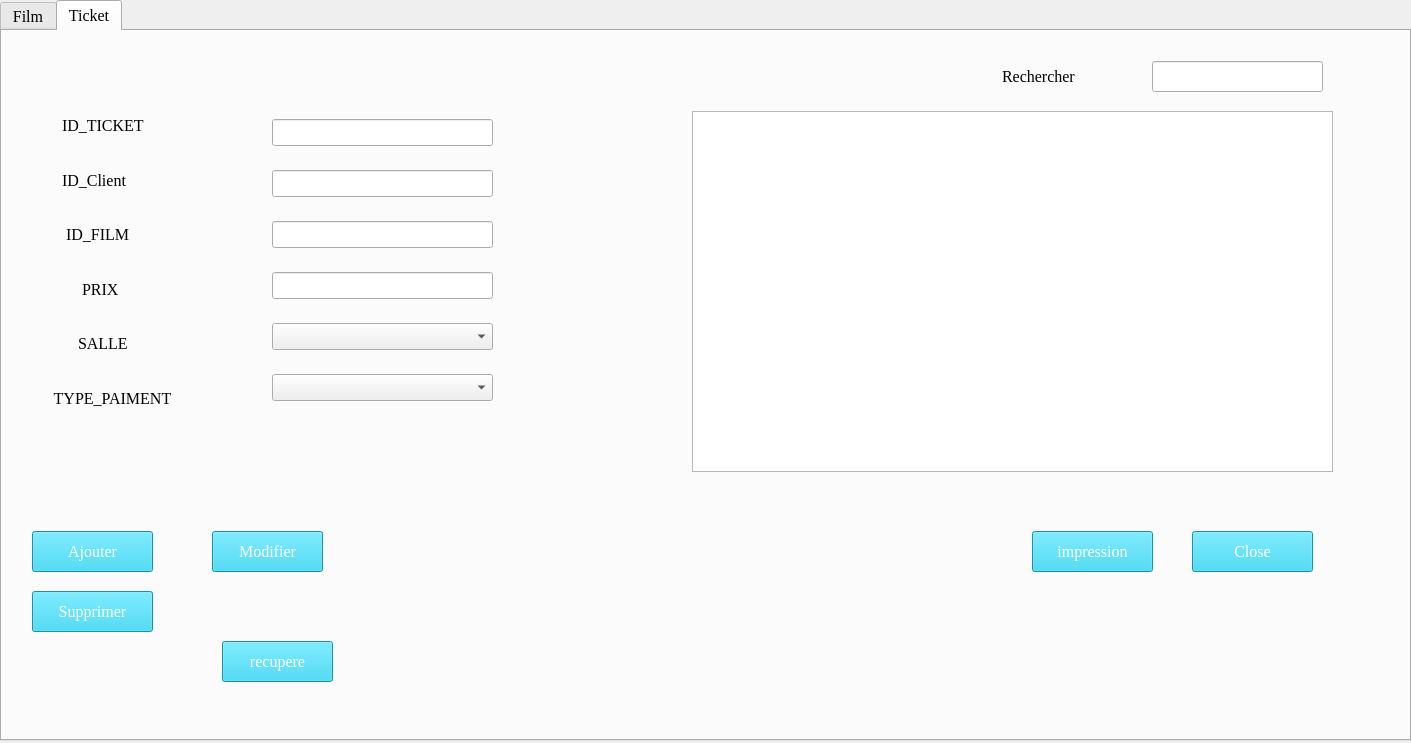
<?xml version="1.0" encoding="UTF-8"?>
<ui version="4.0">
 <class>gestion_film</class>
 <widget class="QDialog" name="gestion_film">
  <property name="geometry">
   <rect>
    <x>0</x>
    <y>0</y>
    <width>1411</width>
    <height>743</height>
   </rect>
  </property>
  <property name="windowTitle">
   <string>Dialog</string>
  </property>
  <widget class="QTabWidget" name="tabWidget">
   <property name="geometry">
    <rect>
     <x>0</x>
     <y>0</y>
     <width>1411</width>
     <height>741</height>
    </rect>
   </property>
   <property name="font">
    <font>
     <family>Times New Roman</family>
     <pointsize>12</pointsize>
     <weight>50</weight>
     <italic>false</italic>
     <bold>false</bold>
    </font>
   </property>
   <property name="styleSheet">
    <string notr="true">font: 12pt &quot;Times New Roman&quot;;</string>
   </property>
   <property name="currentIndex">
    <number>1</number>
   </property>
   <widget class="QWidget" name="widget">
    <attribute name="title">
     <string>Film</string>
    </attribute>
    <widget class="QTableView" name="AfficherFilmTable">
     <property name="geometry">
      <rect>
       <x>710</x>
       <y>70</y>
       <width>641</width>
       <height>361</height>
      </rect>
     </property>
    </widget>
    <widget class="QWidget" name="layoutWidget">
     <property name="geometry">
      <rect>
       <x>11</x>
       <y>61</y>
       <width>211</width>
       <height>441</height>
      </rect>
     </property>
     <layout class="QVBoxLayout" name="verticalLayout">
      <item>
       <widget class="QLabel" name="label_18">
        <property name="enabled">
         <bool>true</bool>
        </property>
        <property name="font">
         <font>
          <family>Times New Roman</family>
          <pointsize>12</pointsize>
          <weight>50</weight>
          <italic>false</italic>
          <bold>false</bold>
         </font>
        </property>
        <property name="text">
         <string>             ID_FILM</string>
        </property>
       </widget>
      </item>
      <item>
       <widget class="QLabel" name="label_6">
        <property name="enabled">
         <bool>true</bool>
        </property>
        <property name="font">
         <font>
          <family>Times New Roman</family>
          <pointsize>12</pointsize>
          <weight>50</weight>
          <italic>false</italic>
          <bold>false</bold>
         </font>
        </property>
        <property name="text">
         <string>           NOM_FILM</string>
        </property>
       </widget>
      </item>
      <item>
       <widget class="QLabel" name="label_22">
        <property name="text">
         <string>       REALISATEUR</string>
        </property>
       </widget>
      </item>
      <item>
       <widget class="QLabel" name="label_19">
        <property name="text">
         <string>       NATIONALITE</string>
        </property>
       </widget>
      </item>
      <item>
       <widget class="QLabel" name="label_3">
        <property name="font">
         <font>
          <family>Times New Roman</family>
          <pointsize>12</pointsize>
          <weight>50</weight>
          <italic>false</italic>
          <bold>false</bold>
         </font>
        </property>
        <property name="text">
         <string>      DATE DE SORTIE</string>
        </property>
       </widget>
      </item>
      <item>
       <widget class="QLabel" name="label_16">
        <property name="text">
         <string>       DISPONIBILITE</string>
        </property>
       </widget>
      </item>
      <item>
       <widget class="QLabel" name="label_2">
        <property name="text">
         <string>         CATEGORIES</string>
        </property>
       </widget>
      </item>
     </layout>
    </widget>
    <widget class="QWidget" name="layoutWidget_2">
     <property name="geometry">
      <rect>
       <x>290</x>
       <y>60</y>
       <width>221</width>
       <height>441</height>
      </rect>
     </property>
     <layout class="QVBoxLayout" name="verticalLayout_2">
      <item>
       <widget class="QLineEdit" name="id_film"/>
      </item>
      <item>
       <widget class="QLineEdit" name="nom_film"/>
      </item>
      <item>
       <widget class="QLineEdit" name="realisateur"/>
      </item>
      <item>
       <widget class="QComboBox" name="nationalite">
        <property name="enabled">
         <bool>true</bool>
        </property>
        <property name="font">
         <font>
          <family>Times New Roman</family>
          <pointsize>12</pointsize>
          <weight>50</weight>
          <italic>false</italic>
          <bold>false</bold>
         </font>
        </property>
        <item>
         <property name="text">
          <string/>
         </property>
        </item>
        <item>
         <property name="text">
          <string>TUNISIEN</string>
         </property>
        </item>
        <item>
         <property name="text">
          <string>AMERIQUAIN</string>
         </property>
        </item>
        <item>
         <property name="text">
          <string>EGYPTIEN</string>
         </property>
        </item>
        <item>
         <property name="text">
          <string>INDIEN</string>
         </property>
        </item>
        <item>
         <property name="text">
          <string>FRANCAIS</string>
         </property>
        </item>
       </widget>
      </item>
      <item>
       <widget class="QDateEdit" name="date_sortie">
        <property name="maximumDateTime">
         <datetime>
          <hour>23</hour>
          <minute>59</minute>
          <second>59</second>
          <year>2020</year>
          <month>11</month>
          <day>11</day>
         </datetime>
        </property>
        <property name="maximumDate">
         <date>
          <year>2020</year>
          <month>11</month>
          <day>11</day>
         </date>
        </property>
        <property name="minimumDate">
         <date>
          <year>1950</year>
          <month>1</month>
          <day>1</day>
         </date>
        </property>
        <property name="displayFormat">
         <string>dd-MM-yyyy</string>
        </property>
        <property name="calendarPopup">
         <bool>true</bool>
        </property>
       </widget>
      </item>
      <item>
       <widget class="QDateEdit" name="disponibilite"/>
      </item>
      <item>
       <widget class="QComboBox" name="categorie">
        <item>
         <property name="text">
          <string/>
         </property>
        </item>
        <item>
         <property name="text">
          <string>ACTION</string>
         </property>
        </item>
        <item>
         <property name="text">
          <string>AVENTURE</string>
         </property>
        </item>
        <item>
         <property name="text">
          <string>ROMANTIQUE</string>
         </property>
        </item>
        <item>
         <property name="text">
          <string>FICTION</string>
         </property>
        </item>
        <item>
         <property name="text">
          <string>ANIMATION</string>
         </property>
        </item>
        <item>
         <property name="text">
          <string>COMEDIE</string>
         </property>
        </item>
        <item>
         <property name="text">
          <string>ANCIEN</string>
         </property>
        </item>
        <item>
         <property name="text">
          <string>CULTURE</string>
         </property>
        </item>
        <item>
         <property name="text">
          <string>HORREUR</string>
         </property>
        </item>
       </widget>
      </item>
     </layout>
    </widget>
    <widget class="QPushButton" name="Close_2">
     <property name="geometry">
      <rect>
       <x>1200</x>
       <y>530</y>
       <width>121</width>
       <height>41</height>
      </rect>
     </property>
     <property name="font">
      <font>
       <family>Times New Roman</family>
       <pointsize>12</pointsize>
       <weight>50</weight>
       <italic>false</italic>
       <bold>false</bold>
      </font>
     </property>
     <property name="styleSheet">
      <string notr="true">background-color:#1FCBEB;
color:white;
</string>
     </property>
     <property name="text">
      <string>Close</string>
     </property>
    </widget>
    <widget class="QLineEdit" name="recherche">
     <property name="geometry">
      <rect>
       <x>1140</x>
       <y>20</y>
       <width>171</width>
       <height>31</height>
      </rect>
     </property>
    </widget>
    <widget class="QLabel" name="label_20">
     <property name="geometry">
      <rect>
       <x>1010</x>
       <y>20</y>
       <width>111</width>
       <height>31</height>
      </rect>
     </property>
     <property name="text">
      <string>Rechercher</string>
     </property>
    </widget>
    <widget class="QPushButton" name="AjouterFilm">
     <property name="geometry">
      <rect>
       <x>20</x>
       <y>550</y>
       <width>111</width>
       <height>41</height>
      </rect>
     </property>
     <property name="font">
      <font>
       <family>Times New Roman</family>
       <pointsize>12</pointsize>
       <weight>50</weight>
       <italic>false</italic>
       <bold>false</bold>
      </font>
     </property>
     <property name="styleSheet">
      <string notr="true">background-color:#1FCBEB;
color:white;</string>
     </property>
     <property name="text">
      <string> Ajouter</string>
     </property>
    </widget>
    <widget class="QLabel" name="label">
     <property name="geometry">
      <rect>
       <x>30</x>
       <y>410</y>
       <width>31</width>
       <height>21</height>
      </rect>
     </property>
     <property name="text">
      <string/>
     </property>
    </widget>
    <widget class="QPushButton" name="ModifierFilm">
     <property name="geometry">
      <rect>
       <x>160</x>
       <y>550</y>
       <width>111</width>
       <height>41</height>
      </rect>
     </property>
     <property name="font">
      <font>
       <family>Times New Roman</family>
       <pointsize>12</pointsize>
       <weight>50</weight>
       <italic>false</italic>
       <bold>false</bold>
      </font>
     </property>
     <property name="styleSheet">
      <string notr="true">background-color:#1FCBEB;
color:white;</string>
     </property>
     <property name="text">
      <string> Modifier</string>
     </property>
    </widget>
    <widget class="QLabel" name="label_10">
     <property name="geometry">
      <rect>
       <x>150</x>
       <y>410</y>
       <width>31</width>
       <height>21</height>
      </rect>
     </property>
     <property name="text">
      <string/>
     </property>
    </widget>
    <widget class="QPushButton" name="SupprimerFilm">
     <property name="geometry">
      <rect>
       <x>20</x>
       <y>610</y>
       <width>111</width>
       <height>41</height>
      </rect>
     </property>
     <property name="font">
      <font>
       <family>Times New Roman</family>
       <pointsize>12</pointsize>
       <weight>50</weight>
       <italic>false</italic>
       <bold>false</bold>
      </font>
     </property>
     <property name="styleSheet">
      <string notr="true">background-color:#1FCBEB;
color:white;
</string>
     </property>
     <property name="text">
      <string> Supprimer</string>
     </property>
    </widget>
    <widget class="QLabel" name="label_21">
     <property name="geometry">
      <rect>
       <x>30</x>
       <y>380</y>
       <width>31</width>
       <height>21</height>
      </rect>
     </property>
     <property name="text">
      <string/>
     </property>
    </widget>
    <widget class="QLabel" name="label_23">
     <property name="geometry">
      <rect>
       <x>150</x>
       <y>380</y>
       <width>31</width>
       <height>21</height>
      </rect>
     </property>
     <property name="text">
      <string/>
     </property>
    </widget>
    <widget class="QPushButton" name="pushButton_4">
     <property name="geometry">
      <rect>
       <x>1050</x>
       <y>530</y>
       <width>121</width>
       <height>41</height>
      </rect>
     </property>
     <property name="font">
      <font>
       <family>Times New Roman</family>
       <pointsize>12</pointsize>
       <weight>50</weight>
       <italic>false</italic>
       <bold>false</bold>
      </font>
     </property>
     <property name="styleSheet">
      <string notr="true">background-color:#1FCBEB;
color:white;</string>
     </property>
     <property name="text">
      <string>Statistique</string>
     </property>
    </widget>
    <zorder>layoutWidget_2</zorder>
    <zorder>layoutWidget</zorder>
    <zorder>AfficherFilmTable</zorder>
    <zorder>recherche</zorder>
    <zorder>Close_2</zorder>
    <zorder>label_20</zorder>
    <zorder>AjouterFilm</zorder>
    <zorder>label</zorder>
    <zorder>ModifierFilm</zorder>
    <zorder>label_10</zorder>
    <zorder>SupprimerFilm</zorder>
    <zorder>label_21</zorder>
    <zorder>label_23</zorder>
    <zorder>pushButton_4</zorder>
   </widget>
   <widget class="QWidget" name="tab">
    <attribute name="title">
     <string>Ticket</string>
    </attribute>
    <widget class="QWidget" name="layoutWidget_5">
     <property name="geometry">
      <rect>
       <x>40</x>
       <y>70</y>
       <width>181</width>
       <height>321</height>
      </rect>
     </property>
     <layout class="QVBoxLayout" name="verticalLayout_3">
      <item>
       <widget class="QLabel" name="label_4">
        <property name="text">
         <string>     ID_TICKET</string>
        </property>
       </widget>
      </item>
      <item>
       <widget class="QLabel" name="label_11">
        <property name="text">
         <string>     ID_Client</string>
        </property>
       </widget>
      </item>
      <item>
       <widget class="QLabel" name="label_5">
        <property name="text">
         <string>      ID_FILM</string>
        </property>
       </widget>
      </item>
      <item>
       <widget class="QLabel" name="label_7">
        <property name="text">
         <string>          PRIX</string>
        </property>
       </widget>
      </item>
      <item>
       <widget class="QLabel" name="label_8">
        <property name="font">
         <font>
          <family>Times New Roman</family>
          <pointsize>12</pointsize>
          <weight>50</weight>
          <italic>false</italic>
          <bold>false</bold>
         </font>
        </property>
        <property name="text">
         <string>         SALLE</string>
        </property>
       </widget>
      </item>
      <item>
       <widget class="QLabel" name="label_9">
        <property name="text">
         <string>   TYPE_PAIMENT</string>
        </property>
       </widget>
      </item>
     </layout>
    </widget>
    <widget class="QWidget" name="layoutWidget_6">
     <property name="geometry">
      <rect>
       <x>270</x>
       <y>70</y>
       <width>221</width>
       <height>321</height>
      </rect>
     </property>
     <layout class="QVBoxLayout" name="verticalLayout_4">
      <item>
       <widget class="QLineEdit" name="id_ticket"/>
      </item>
      <item>
       <widget class="QLineEdit" name="id_cleint"/>
      </item>
      <item>
       <widget class="QLineEdit" name="Id_film_ticket"/>
      </item>
      <item>
       <widget class="QLineEdit" name="prix_ticket"/>
      </item>
      <item>
       <widget class="QComboBox" name="salles">
        <item>
         <property name="text">
          <string/>
         </property>
        </item>
        <item>
         <property name="text">
          <string>1</string>
         </property>
        </item>
        <item>
         <property name="text">
          <string>2</string>
         </property>
        </item>
        <item>
         <property name="text">
          <string>3</string>
         </property>
        </item>
        <item>
         <property name="text">
          <string>4</string>
         </property>
        </item>
        <item>
         <property name="text">
          <string>5</string>
         </property>
        </item>
        <item>
         <property name="text">
          <string>6</string>
         </property>
        </item>
        <item>
         <property name="text">
          <string>7</string>
         </property>
        </item>
        <item>
         <property name="text">
          <string>8</string>
         </property>
        </item>
        <item>
         <property name="text">
          <string>9</string>
         </property>
        </item>
       </widget>
      </item>
      <item>
       <widget class="QComboBox" name="paiment">
        <item>
         <property name="text">
          <string/>
         </property>
        </item>
        <item>
         <property name="text">
          <string>Carte Fidelité</string>
         </property>
        </item>
        <item>
         <property name="text">
          <string>Paiment Espece</string>
         </property>
        </item>
       </widget>
      </item>
     </layout>
    </widget>
    <widget class="QPushButton" name="pushButton_5">
     <property name="geometry">
      <rect>
       <x>1030</x>
       <y>500</y>
       <width>121</width>
       <height>41</height>
      </rect>
     </property>
     <property name="font">
      <font>
       <family>Times New Roman</family>
       <pointsize>12</pointsize>
       <weight>50</weight>
       <italic>false</italic>
       <bold>false</bold>
      </font>
     </property>
     <property name="styleSheet">
      <string notr="true">background-color:#1FCBEB;
color:white;</string>
     </property>
     <property name="text">
      <string>impression</string>
     </property>
    </widget>
    <widget class="QLabel" name="label_27">
     <property name="geometry">
      <rect>
       <x>510</x>
       <y>490</y>
       <width>31</width>
       <height>21</height>
      </rect>
     </property>
     <property name="text">
      <string/>
     </property>
    </widget>
    <widget class="QLabel" name="label_51">
     <property name="geometry">
      <rect>
       <x>220</x>
       <y>196</y>
       <width>31</width>
       <height>31</height>
      </rect>
     </property>
     <property name="text">
      <string/>
     </property>
    </widget>
    <widget class="QPushButton" name="ajouterTicket">
     <property name="geometry">
      <rect>
       <x>30</x>
       <y>500</y>
       <width>121</width>
       <height>41</height>
      </rect>
     </property>
     <property name="font">
      <font>
       <family>Times New Roman</family>
       <pointsize>12</pointsize>
       <weight>50</weight>
       <italic>false</italic>
       <bold>false</bold>
      </font>
     </property>
     <property name="styleSheet">
      <string notr="true">background-color:#1FCBEB;
color:white;</string>
     </property>
     <property name="text">
      <string>Ajouter</string>
     </property>
    </widget>
    <widget class="QPushButton" name="Close_ticket">
     <property name="geometry">
      <rect>
       <x>1190</x>
       <y>500</y>
       <width>121</width>
       <height>41</height>
      </rect>
     </property>
     <property name="font">
      <font>
       <family>Times New Roman</family>
       <pointsize>12</pointsize>
       <weight>50</weight>
       <italic>false</italic>
       <bold>false</bold>
      </font>
     </property>
     <property name="styleSheet">
      <string notr="true">background-color:#1FCBEB;
color:white;
</string>
     </property>
     <property name="text">
      <string>Close</string>
     </property>
    </widget>
    <widget class="QLabel" name="label_53">
     <property name="geometry">
      <rect>
       <x>620</x>
       <y>-70</y>
       <width>31</width>
       <height>21</height>
      </rect>
     </property>
     <property name="text">
      <string/>
     </property>
    </widget>
    <widget class="QPushButton" name="pushButton_11">
     <property name="geometry">
      <rect>
       <x>610</x>
       <y>-80</y>
       <width>121</width>
       <height>41</height>
      </rect>
     </property>
     <property name="font">
      <font>
       <family>Times New Roman</family>
       <pointsize>12</pointsize>
       <weight>50</weight>
       <italic>false</italic>
       <bold>false</bold>
      </font>
     </property>
     <property name="styleSheet">
      <string notr="true">background-color:#333399;
color:white;
</string>
     </property>
     <property name="text">
      <string>          Annuler</string>
     </property>
    </widget>
    <widget class="QPushButton" name="SupprimerTicket">
     <property name="geometry">
      <rect>
       <x>30</x>
       <y>560</y>
       <width>121</width>
       <height>41</height>
      </rect>
     </property>
     <property name="font">
      <font>
       <family>Times New Roman</family>
       <pointsize>12</pointsize>
       <weight>50</weight>
       <italic>false</italic>
       <bold>false</bold>
      </font>
     </property>
     <property name="styleSheet">
      <string notr="true">background-color:#1FCBEB;
color:white;
</string>
     </property>
     <property name="text">
      <string>Supprimer</string>
     </property>
    </widget>
    <widget class="QPushButton" name="ModifierTicket">
     <property name="geometry">
      <rect>
       <x>210</x>
       <y>500</y>
       <width>111</width>
       <height>41</height>
      </rect>
     </property>
     <property name="font">
      <font>
       <family>Times New Roman</family>
       <pointsize>12</pointsize>
       <weight>50</weight>
       <italic>false</italic>
       <bold>false</bold>
      </font>
     </property>
     <property name="styleSheet">
      <string notr="true">background-color:#1FCBEB;
color:white;</string>
     </property>
     <property name="text">
      <string>Modifier</string>
     </property>
    </widget>
    <widget class="QTableView" name="AfficherTicketTable">
     <property name="geometry">
      <rect>
       <x>690</x>
       <y>80</y>
       <width>641</width>
       <height>361</height>
      </rect>
     </property>
    </widget>
    <widget class="QLabel" name="label_24">
     <property name="geometry">
      <rect>
       <x>1000</x>
       <y>30</y>
       <width>111</width>
       <height>31</height>
      </rect>
     </property>
     <property name="text">
      <string>Rechercher</string>
     </property>
    </widget>
    <widget class="QLineEdit" name="recherchecase_2">
     <property name="geometry">
      <rect>
       <x>1150</x>
       <y>30</y>
       <width>171</width>
       <height>31</height>
      </rect>
     </property>
    </widget>
    <widget class="QPushButton" name="ModifierTicket_2">
     <property name="geometry">
      <rect>
       <x>220</x>
       <y>610</y>
       <width>111</width>
       <height>41</height>
      </rect>
     </property>
     <property name="font">
      <font>
       <family>Times New Roman</family>
       <pointsize>12</pointsize>
       <weight>50</weight>
       <italic>false</italic>
       <bold>false</bold>
      </font>
     </property>
     <property name="styleSheet">
      <string notr="true">background-color:#1FCBEB;
color:white;</string>
     </property>
     <property name="text">
      <string>recupere</string>
     </property>
    </widget>
    <zorder>layoutWidget_5</zorder>
    <zorder>layoutWidget_6</zorder>
    <zorder>pushButton_5</zorder>
    <zorder>label_27</zorder>
    <zorder>ajouterTicket</zorder>
    <zorder>label_51</zorder>
    <zorder>Close_ticket</zorder>
    <zorder>label_53</zorder>
    <zorder>pushButton_11</zorder>
    <zorder>SupprimerTicket</zorder>
    <zorder>ModifierTicket</zorder>
    <zorder>AfficherTicketTable</zorder>
    <zorder>label_24</zorder>
    <zorder>recherchecase_2</zorder>
    <zorder>ModifierTicket_2</zorder>
   </widget>
  </widget>
 </widget>
 <resources/>
 <connections/>
</ui>
